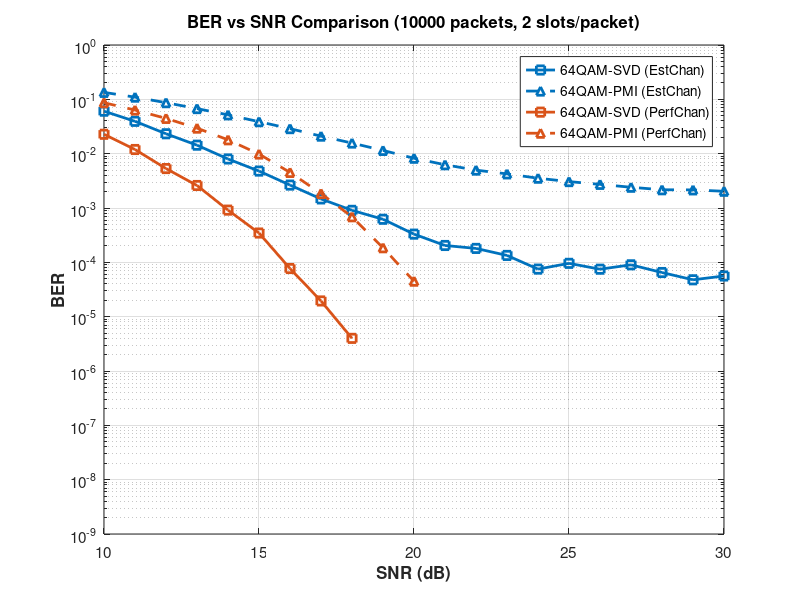

The MATLAB script that drew this image:
% Extract data from simulation results

% Perfect Channel - 64QAM-SVD
SNRdB_64QAM_SVD_PerfChan = [10:30]';
BER_64QAM_SVD_PerfChan = [2.2745e-02; 1.1928e-02; 5.3236e-03; 2.5957e-03; 9.1410e-04; ...
    3.4625e-04; 7.6913e-05; 1.9464e-05; 3.9882e-06; 0.0000e+00; ...
    0.0000e+00; 0.0000e+00; 0.0000e+00; 0.0000e+00; 0.0000e+00; ...
    0.0000e+00; 0.0000e+00; 0.0000e+00; 0.0000e+00; 0.0000e+00; ...
    0.0000e+00];

% Perfect Channel - 64QAM-PMI
SNRdB_64QAM_PMI_PerfChan = [10:30]';
BER_64QAM_PMI_PerfChan = [8.6627e-02; 6.3515e-02; 4.4579e-02; 2.9515e-02; 1.7995e-02; ...
    9.8459e-03; 4.5159e-03; 1.8487e-03; 6.8955e-04; 1.8554e-04; ...
    4.4980e-05; 0.0000e+00; 0.0000e+00; 0.0000e+00; 0.0000e+00; ...
    0.0000e+00; 0.0000e+00; 0.0000e+00; 0.0000e+00; 0.0000e+00; ...
    0.0000e+00];

% Channel Estimation - 64QAM-SVD
SNRdB_64QAM_SVD_ChanEst = [10:30]';
BER_64QAM_SVD_ChanEst = [6.0508e-02; 3.9379e-02; 2.3238e-02; 1.4331e-02; 7.9832e-03; ...
    4.7817e-03; 2.6415e-03; 1.4695e-03; 9.0530e-04; 6.2056e-04; ...
    3.3047e-04; 2.0422e-04; 1.8040e-04; 1.3399e-04; 7.5067e-05; ...
    9.5828e-05; 7.4757e-05; 9.0032e-05; 6.4929e-05; 4.7707e-05; ...
    5.6060e-05];

% Channel Estimation - 64QAM-PMI
SNRdB_64QAM_PMI_ChanEst = [10:30]';
BER_64QAM_PMI_ChanEst = [1.3426e-01; 1.0970e-01; 8.6784e-02; 6.7532e-02; 5.1799e-02; ...
    3.8797e-02; 2.8882e-02; 2.1015e-02; 1.5672e-02; 1.1477e-02; ...
    8.2374e-03; 6.2506e-03; 4.9787e-03; 4.2447e-03; 3.5343e-03; ...
    3.0616e-03; 2.7223e-03; 2.4095e-03; 2.1661e-03; 2.1544e-03; ...
    2.0322e-03];

% Store in cell arrays
SNRdB_all = {SNRdB_64QAM_SVD_ChanEst, SNRdB_64QAM_PMI_ChanEst, ...
             SNRdB_64QAM_SVD_PerfChan, SNRdB_64QAM_PMI_PerfChan};
avgBER_all = {BER_64QAM_SVD_ChanEst, BER_64QAM_PMI_ChanEst, ...
              BER_64QAM_SVD_PerfChan, BER_64QAM_PMI_PerfChan};

% Configuration
ModOrderList = [64, 64]; % ChanEst and PerfChan
pmiPrecodingList = [false, true]; % SVD, PMI
combinationLabels = {'64QAM-SVD (EstChan)', '64QAM-PMI (EstChan)', ...
                     '64QAM-SVD (PerfChan)', '64QAM-PMI (PerfChan)'};
numIter = 10000;
noSlotsSim = 2;

% Plotting
numCombinations = length(ModOrderList) * length(pmiPrecodingList);
modColors = lines(length(ModOrderList));
lineStyles = {'-', '--'};
markers = {'s', '^'};
for combIdx = 1:numCombinations
    modIdx = ceil(combIdx / length(pmiPrecodingList));
    pmiIdx = mod(combIdx - 1, length(pmiPrecodingList)) + 1;
    semilogy(SNRdB_all{combIdx}, avgBER_all{combIdx}, ... 
        'LineWidth', 2, ...
        'LineStyle', lineStyles{pmiIdx}, ...
        'Marker', markers{pmiIdx}, ...
        'MarkerSize', 6, ...
        'Color', modColors(modIdx, :), ...
        'DisplayName', combinationLabels{combIdx});
    hold on;
end
grid on;
hold off;
xlabel('SNR (dB)', 'FontSize', 12, 'FontWeight', 'bold');
ylabel('BER', 'FontSize', 12, 'FontWeight', 'bold');
title(sprintf('BER vs SNR Comparison (%d packets, %d slots/packet)', numIter, noSlotsSim), ...
    'FontSize', 14, 'FontWeight', 'bold');
legend('Location', 'best', 'FontSize', 10);
set(gca, 'FontSize', 11);
ylim([1e-9 1e0]);
